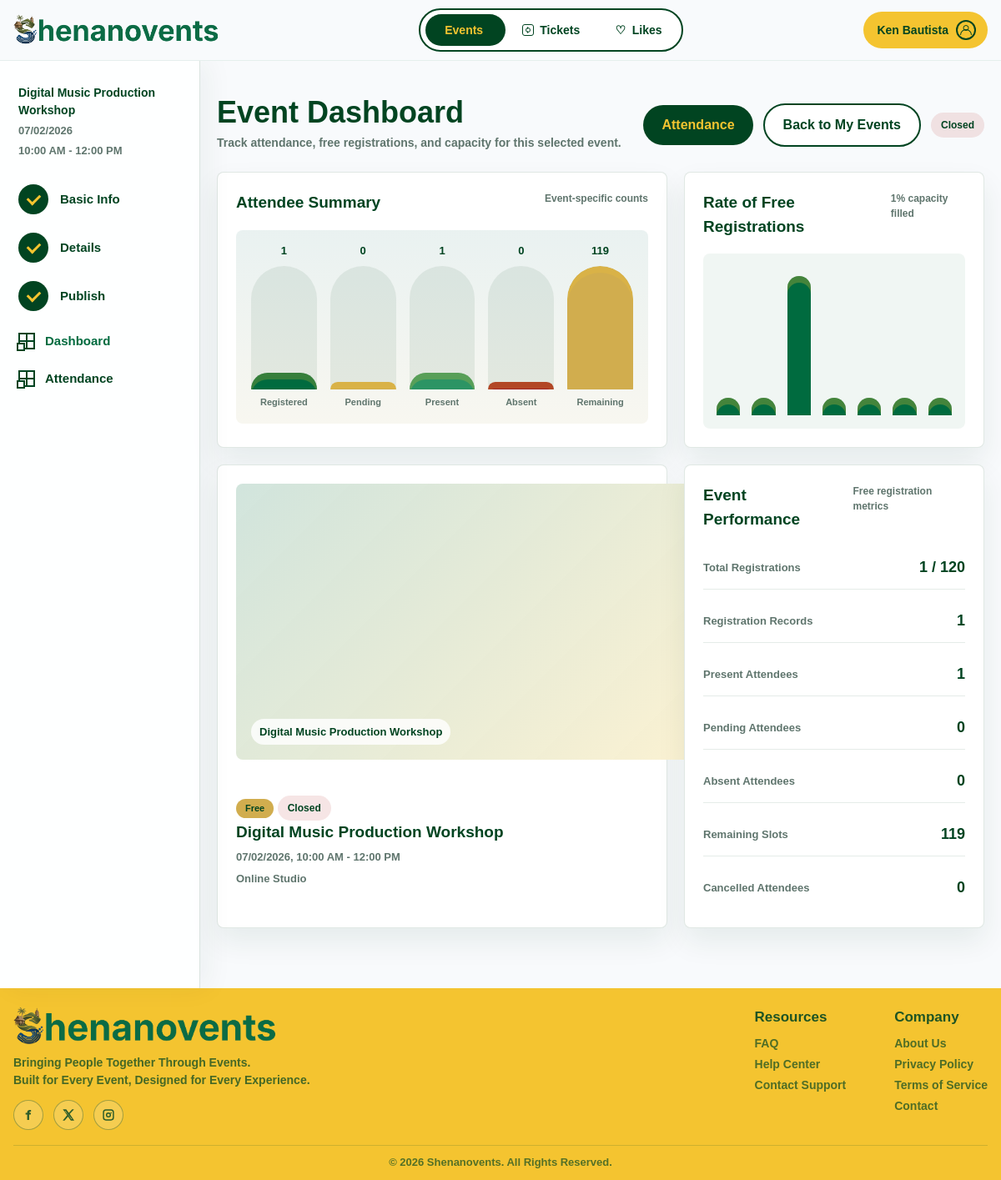
The page /participant/event-dashboard.php?event=3 (signed in) on the database its author committed.
### tables this page shows
CREATE TABLE events (
    event_id INT AUTO_INCREMENT PRIMARY KEY,
    event_title VARCHAR(150) NOT NULL,
    event_summary VARCHAR(255) NULL,
    event_description TEXT NOT NULL,
    event_tags VARCHAR(255) NULL,
    event_category VARCHAR(80) NULL,
    event_type VARCHAR(30) NOT NULL DEFAULT 'physical',
    event_location VARCHAR(150) NOT NULL,
    event_country VARCHAR(100) NOT NULL DEFAULT 'Philippines',
    event_province VARCHAR(100) NULL,
    event_city VARCHAR(100) NULL,
    event_address VARCHAR(255) NULL,
    event_venue VARCHAR(150) NULL,
    online_link VARCHAR(255) NULL,
    online_platform VARCHAR(100) NULL,
    event_date DATE NOT NULL,
    event_time TIME NOT NULL,
    event_end_time TIME NULL,
    capacity INT NOT NULL,
    banner_image VARCHAR(255) NULL,
    visibility VARCHAR(30) NOT NULL DEFAULT 'public',
    audience VARCHAR(100) NULL,
    private_access_key VARCHAR(20) NULL UNIQUE,
    publish_date DATE NULL,
    publish_time TIME NULL,
    status VARCHAR(30) NOT NULL DEFAULT 'open',
    created_by INT NOT NULL,
    created_at DATETIME NOT NULL DEFAULT CURRENT_TIMESTAMP,
    CONSTRAINT fk_events_created_by
        FOREIGN KEY (created_by)
        REFERENCES users(user_id)
        ON UPDATE CASCADE
        ON DELETE RESTRICT
);

### participant/event-dashboard.php (the view, shortened to what the rows shown need)
<?php
require_once __DIR__ . '/../includes/participant-check.php';
require_once __DIR__ . '/../includes/participant-data.php';
$participant_id = participant_current_user_id();
$selected_event_id = (int) ($_GET['event'] ?? 0);
$event = $selected_event_id > 0 ? participant_fetch_owned_event_dashboard($conn, $participant_id, $selected_event_id) : null;
$registration_bars = $event ? participant_fetch_event_registration_bars($conn, $participant_id, (int) $event['event_id']) : [];
$attendance_bars = $event ? participant_build_event_dashboard_bars($event) : [];
$capacity = $event ? max(0, (int) $event['capacity']) : 0;
$registered_count = $event ? (int) $event['registered_count'] : 0;
$capacity_filled = $capacity > 0 ? min(100, (int) round(($registered_count / $capacity) * 100)) : 0;
$status = $event ? strtolower($event['status']) : '';
$status_class = $status === 'open' ? 'registered' : ($status === 'closed' ? 'cancelled' : $status);
$event_banner_src = $event ? participant_event_banner_src($event, '../') : '';
require_once __DIR__ . '/../includes/header.php';
?>
<?php if (!$event): ?>
    <section class="dashboard-page" aria-labelledby="eventDashboardTitle">
        <div class="dashboard-section">
            <div class="dashboard-title-row">
                <div>
                    <h1 id="eventDashboardTitle">Event Dashboard</h1>
                    <p>Select one of your own created events before opening its dashboard summary.</p>
                </div>
                <a class="button button-outline" href="dashboard.php">Back to My Events</a>
            </div>
            <?php participant_render_empty_state('No event dashboard available', 'This event was not found, or it does not belong to your account.', 'dashboard.php', 'View My Events'); ?>
        </div>
    </section>
<?php else: ?>
    <section class="event-dashboard-page" aria-labelledby="eventDashboardTitle">
        <div class="event-dashboard-shell">
            <aside class="event-dashboard-sidebar" aria-label="Event dashboard navigation">
                <div class="wizard-event-preview dashboard-event-preview">
                    <strong><?php echo htmlspecialchars($event['event_title'], ENT_QUOTES, 'UTF-8'); ?></strong>
                    <span><?php echo htmlspecialchars($event['date_text'], ENT_QUOTES, 'UTF-8'); ?></span>
                    <span><?php echo htmlspecialchars($event['time_text'], ENT_QUOTES, 'UTF-8'); ?></span>
                </div>
                <ol class="wizard-steps dashboard-progress-list">
                    <li>
                        <a class="wizard-step completed" href="../event-maker/create-event.php?event=<?php echo (int) $event['event_id']; ?>&step=1">
                            <span class="wizard-step-marker"></span>
                            <span class="wizard-step-copy">Basic Info</span>
                        </a>
                    </li>
                    <li>
                        <a class="wizard-step completed" href="../event-maker/create-event.php?event=<?php echo (int) $event['event_id']; ?>&step=2">
                            <span class="wizard-step-marker"></span>
                            <span class="wizard-step-copy">Details</span>
                        </a>
                    </li>
                    <li>
                        <a class="wizard-step completed" href="../event-maker/create-event.php?event=<?php echo (int) $event['event_id']; ?>&step=3">
                            <span class="wizard-step-marker"></span>
                            <span class="wizard-step-copy">Publish</span>
                        </a>
                    </li>
                </ol>
                <a class="wizard-dashboard-link active" href="event-dashboard.php?event=<?php echo (int) $event['event_id']; ?>">
                    <span class="wizard-dashboard-icon" aria-hidden="true"></span>
                    Dashboard
                </a>
                <a class="wizard-dashboard-link" href="event-attendance.php?event=<?php echo (int) $event['event_id']; ?>">
                    <span class="wizard-dashboard-icon" aria-hidden="true"></span>
                    Attendance
                </a>
            </aside>
            <div class="event-dashboard-main">
                <div class="dashboard-title-row">
                    <div>
                        <h1 id="eventDashboardTitle">Event Dashboard</h1>
                        <p>Track attendance, free registrations, and capacity for this selected event.</p>
                    </div>
                    <div class="dashboard-title-actions">
                        <a class="button button-primary" href="event-attendance.php?event=<?php echo (int) $event['event_id']; ?>">Attendance</a>
                        <a class="button button-outline" href="dashboard.php">Back to My Events</a>
                        <?php if (participant_event_is_available($event['status'] ?? '')): ?>
                            <form class="dashboard-close-form" action="event-dashboard.php?event=<?php echo (int) $event['event_id']; ?>" method="post">
                                <input type="hidden" name="dashboard_action" value="close_event">
                                <input type="hidden" name="event_id" value="<?php echo (int) $event['event_id']; ?>">
                                <button class="button dashboard-close-button" type="submit">Close Event</button>
                            </form>
                        <?php else: ?>
                            <span class="dashboard-status dashboard-status-<?php echo htmlspecialchars($status_class, ENT_QUOTES, 'UTF-8'); ?>">
                                <?php echo htmlspecialchars(ucwords($event['status']), ENT_QUOTES, 'UTF-8'); ?>
                            </span>
                        <?php endif; ?>
                    </div>
                </div>
                <div class="event-dashboard-grid">
                    <article class="dashboard-card attendance-card">
                        <div class="dashboard-card-header">
                            <h2>Attendee Summary</h2>
                            <span>Event-specific counts</span>
                        </div>
                        <div class="attendance-bar-chart" aria-label="Attendance bar chart">
                            <?php foreach ($attendance_bars as $bar): ?>
                                <div class="attendance-bar-item attendance-bar-<?php echo htmlspecialchars($bar['class'], ENT_QUOTES, 'UTF-8'); ?>">
                                    <span class="attendance-bar-value"><?php echo (int) $bar['count']; ?></span>
                                    <span class="attendance-bar-track" aria-hidden="true">
                                        <span class="attendance-bar-fill" style="--bar-height: <?php echo htmlspecialchars((string) $bar['height'], ENT_QUOTES, 'UTF-8'); ?>%;"></span>
                                    </span>
                                    <span class="attendance-bar-label"><?php echo htmlspecialchars($bar['label'], ENT_QUOTES, 'UTF-8'); ?></span>
                                </div>
                            <?php endforeach; ?>
                        </div>
                    </article>
                    <article class="dashboard-card registration-rate-card">
                        <div class="dashboard-card-header">
                            <h2>Rate of Free Registrations</h2>
                            <span><?php echo $capacity_filled; ?>% capacity filled</span>
                        </div>
                        <div class="rate-bars" aria-label="Registration rate chart">
                            <?php foreach ($registration_bars as $bar): ?>
                                <span tabindex="0" style="--bar-height: <?php echo htmlspecialchars((string) $bar['height'], ENT_QUOTES, 'UTF-8'); ?>%" data-label="<?php echo htmlspecialchars($bar['label'], ENT_QUOTES, 'UTF-8'); ?>" data-value="<?php echo htmlspecialchars((string) $bar['value'], ENT_QUOTES, 'UTF-8'); ?> registrations"></span>
                            <?php endforeach; ?>
                        </div>
                    </article>
                    <article class="dashboard-card event-dashboard-preview-card">
                        <?php if ($event_banner_src !== ''): ?>
                            <img src="<?php echo htmlspecialchars($event_banner_src, ENT_QUOTES, 'UTF-8'); ?>" alt="<?php echo htmlspecialchars($event['event_title'], ENT_QUOTES, 'UTF-8'); ?> banner preview">
                        <?php else: ?>
                            <div class="event-dashboard-preview-fallback" aria-hidden="true">
                                <span><?php echo htmlspecialchars($event['event_title'], ENT_QUOTES, 'UTF-8'); ?></span>
                            </div>
                        <?php endif; ?>
                        <div>
                            <span class="event-badge">Free</span>
                            <span class="dashboard-status dashboard-status-<?php echo htmlspecialchars($status_class, ENT_QUOTES, 'UTF-8'); ?>">
                                <?php echo htmlspecialchars(ucwords($event['status']), ENT_QUOTES, 'UTF-8'); ?>
                            </span>
                            <h2><?php echo htmlspecialchars($event['event_title'], ENT_QUOTES, 'UTF-8'); ?></h2>
                            <p><?php echo htmlspecialchars($event['date_text'], ENT_QUOTES, 'UTF-8'); ?>, <?php echo htmlspecialchars($event['time_text'], ENT_QUOTES, 'UTF-8'); ?></p>
                            <p><?php echo htmlspecialchars($event['event_location'], ENT_QUOTES, 'UTF-8'); ?></p>
                        </div>
                    </article>
                    <article class="dashboard-card event-performance-card">
                        <div class="dashboard-card-header">
                            <h2>Event Performance</h2>
                            <span>Free registration metrics</span>
                        </div>
                        <dl class="performance-list">
                            <div>
                                <dt>Total Registrations</dt>
                                <dd><?php echo (int) $event['registered_count']; ?> / <?php echo (int) $event['capacity']; ?></dd>
                            </div>
                            <div>
                                <dt>Registration Records</dt>
                                <dd><?php echo (int) $event['registration_records']; ?></dd>
                            </div>
                            <div>
                                <dt>Present Attendees</dt>
                                <dd><?php echo (int) $event['present_count']; ?></dd>
                            </div>
                            <div>
                                <dt>Pending Attendees</dt>
                                <dd><?php echo (int) $event['pending_count']; ?></dd>
                            </div>
                            <div>
                                <dt>Absent Attendees</dt>
                                <dd><?php echo (int) $event['absent_count']; ?></dd>
                            </div>
                            <div>
                                <dt>Remaining Slots</dt>
                                <dd><?php echo (int) $event['remaining_slots']; ?></dd>
                            </div>
                            <div>
                                <dt>Cancelled Attendees</dt>
                                <dd><?php echo (int) $event['cancelled_count']; ?></dd>
                            </div>
                        </dl>
                    </article>
                </div>
            </div>
        </div>
    </section>
<?php endif; ?>
<?php require_once __DIR__ . '/../includes/footer.php'; ?>

### rows shown on the page
events: event_title "Digital Music Production Workshop", status "Closed", event_location "Online Studio", capacity "120"

### other values the page prints
$safe_display_user_name "Ken Bautista"
$event['date_text'] "07/02/2026"
$event['time_text'] "10:00 AM - 12:00 PM"
$bar['count'] "1"
$bar['label'] "Registered"
$bar['count'] "0"
$bar['label'] "Pending"
$bar['label'] "Present"
$bar['label'] "Absent"
$bar['count'] "119"
$bar['label'] "Remaining"
$capacity_filled "1"
$event['registered_count'] "1"
$event['registration_records'] "1"
$event['present_count'] "1"
